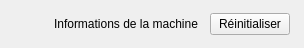
                         <widget class="QFrame" name="headerFormMachine">
                          <property name="frameShape">
                           <enum>QFrame::NoFrame</enum>
                          </property>
                          <property name="role" stdset="0">
                           <string>cardHeader</string>
                          </property>
                          <property name="minimumSize">
                           <size>
                            <width>0</width>
                            <height>48</height>
                           </size>
                          </property>
                          <property name="maximumSize">
                           <size>
                            <width>16777215</width>
                            <height>48</height>
                           </size>
                          </property>
                          <layout class="QHBoxLayout" name="headerLayoutFormMachine">
                           <property name="spacing">
                            <number>12</number>
                           </property>
                           <property name="leftMargin">
                            <number>14</number>
                           </property>
                           <property name="topMargin">
                            <number>0</number>
                           </property>
                           <property name="rightMargin">
                            <number>14</number>
                           </property>
                           <property name="bottomMargin">
                            <number>0</number>
                           </property>
                           <item>
                            <widget class="QLabel" name="iconCardFormMachine">
                             <property name="role" stdset="0">
                              <string>cardIcon</string>
                             </property>
                             <property name="alignment">
                              <set>Qt::AlignCenter</set>
                             </property>
                             <property name="minimumSize">
                              <size>
                               <width>28</width>
                               <height>28</height>
                              </size>
                             </property>
                             <property name="maximumSize">
                              <size>
                               <width>28</width>
                               <height>28</height>
                              </size>
                             </property>
                            </widget>
                           </item>
                           <item>
                            <widget class="QLabel" name="titleCardFormMachine">
                             <property name="text">
                              <string>Informations de la machine</string>
                             </property>
                             <property name="role" stdset="0">
                              <string>cardTitle</string>
                             </property>
                            </widget>
                           </item>
                           <item>
                            <spacer name="spacerHeaderFormMachine">
                             <property name="orientation">
                              <enum>Qt::Horizontal</enum>
                             </property>
                             <property name="sizeHint" stdset="0">
                              <size>
                               <width>0</width>
                               <height>20</height>
                              </size>
                             </property>
                            </spacer>
                           </item>
                           <item>
                            <widget class="QPushButton" name="btnResetMachine">
                             <property name="text">
                              <string>Réinitialiser</string>
                             </property>
                             <property name="cursor">
                              <cursorShape>PointingHandCursor</cursorShape>
                             </property>
                            </widget>
                           </item>
                          </layout>
                         </widget>
